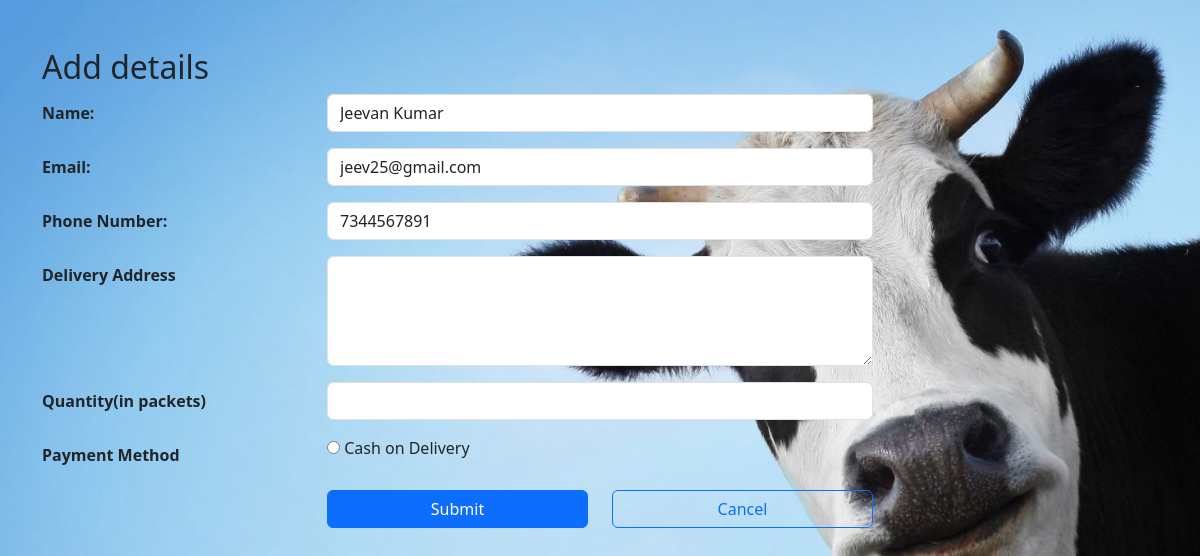
/PHP/order.php (signed in), run on the app's committed database.
### tables this page shows
CREATE TABLE `tblproducer` (
  `p_id` int(10) NOT NULL,
  `p_name` varchar(20) NOT NULL,
  `p_mail` varchar(50) NOT NULL,
  `p_pwd` varchar(8) DEFAULT NULL,
  `phone` varchar(10) NOT NULL,
  `address` varchar(50) NOT NULL,
  `role` varchar(10) NOT NULL DEFAULT 'producer',
  `created_at` date NOT NULL DEFAULT current_timestamp()
);

### PHP/order.php (the view, shortened to what this page needs)
<?php
$con=new mysqli("localhost","root","","phpdairy1");
$name="";
$email="";
$phone="";
if(isset($_SESSION['p_id'])){
    $sql="SELECT * FROM tblproducer WHERE p_id=$_SESSION[p_id]";
    $result=$con->query($sql);
    $row = $result->fetch_assoc();
    $name=$row["p_name"];
    $email=$row["p_mail"];
    $phone=$row["phone"];
}
?>
<!DOCTYPE html>
<html lang="en">
<head>
    <link rel="stylesheet" href="css/bootstrap.min.css"/>
    <link rel="stylesheet" href="https://cdnjs.cloudflare.com/ajax/libs/font-awesome/6.4.0/css/all.min.css">
</head>
<body  style="background-image: url(img3.jpg);background-size:cover;background-repeat: no-repeat;">
    <div class="container my-5">
        <h2>Add details</h2>
<form method="post">
        <div class="row mb-3">
        <label for="name" class="col-sm-3 col-form-label"><b>Name:</b></label>
                <div class="col-sm-6">
                <input class="form-control" type="text" name="name" value="<?php echo $name ?>" required readonly>
            </div>
        </div>
            <div class="row mb-3">
            <label for="email" class="col-sm-3 col-form-label"><b>Email:</b></label>
                <div class="col-sm-6">
                <input class="form-control" type="email" name="email" value="<?php echo $email ?>" required readonly>
                </div>
            </div>
            <div class="row mb-3">
            <label for="phone" class="col-sm-3 col-form-label"><b>Phone Number:</b></label>
                <div class="col-sm-6">
                <input class="form-control" type="text" name="phone" value="<?php echo $phone ?>" required readonly>
                </div>
            </div>
            <div class="row mb-3">
            <label for="addr" class="col-sm-3 col-form-label"><b>Delivery Address</b></label>
                <div class="col-sm-6">
                <textarea rows="4" class="form-control" name="addr" required ></textarea>
                </div>
            </div>
            <div class="row mb-3">
            <label for="qty" class="col-sm-3 col-form-label"><b>Quantity(in packets)</b></label>
                <div class="col-sm-6">
                <input class="form-control" type="number" name="qty"  required autocomplete="off">
                </div>
            </div>
            <div class="row mb-3">
            <label for="cod" class="col-sm-3 col-form-label"><b>Payment Method</b></label>
                <div class="col-sm-6">
                <input type="radio" name="cod" value="cod"/>&nbsp;Cash on Delivery
                </div>
            </div>
            <div class="row mb-3">
                <div class="offset-sm-3 col-sm-3 d-grid">
                    <button type="submit" class="btn btn-primary" name="order" >Submit</button>
                </div>
                <div class="col-sm-3 d-grid">
                    <a class="btn btn-outline-primary" href="/phpdairy/cattlefeed.php" role="button">Cancel</a>
                </div>
            </div>
        </form>
    </div>
</body>
</html>

### data on the page
tblproducer: name "Jeevan Kumar", email "jeev25@gmail.com", phone "7344567891"
